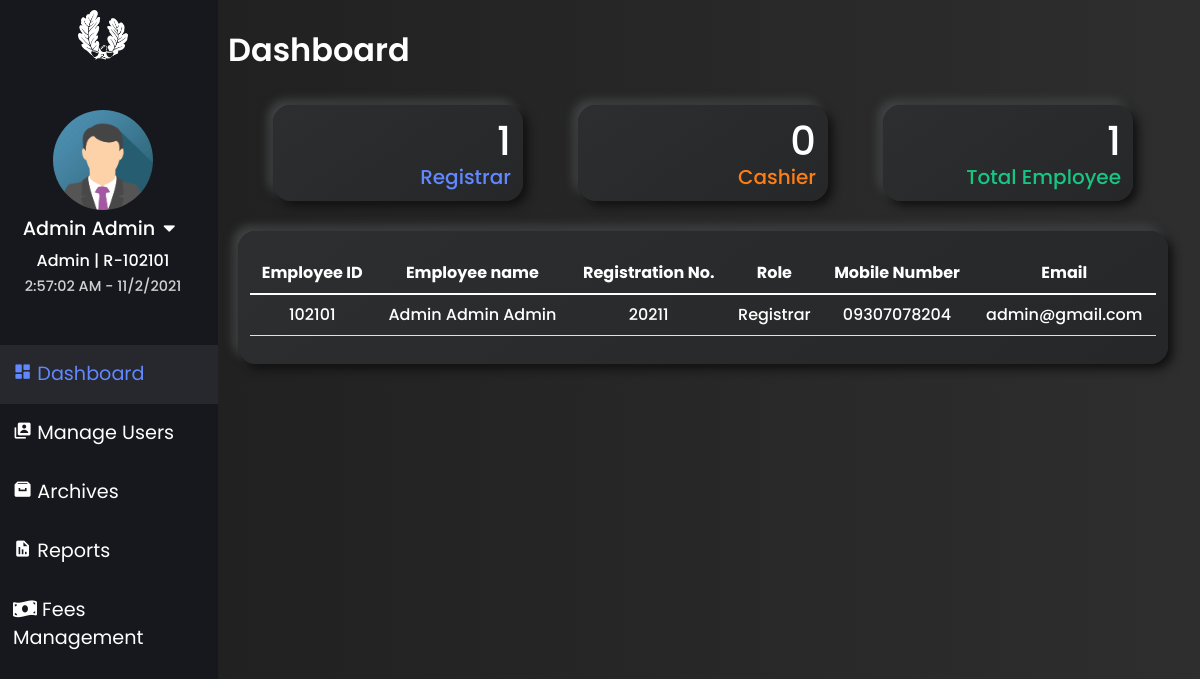
Before: /html/registrar_access.php (signed in) with the older database file.
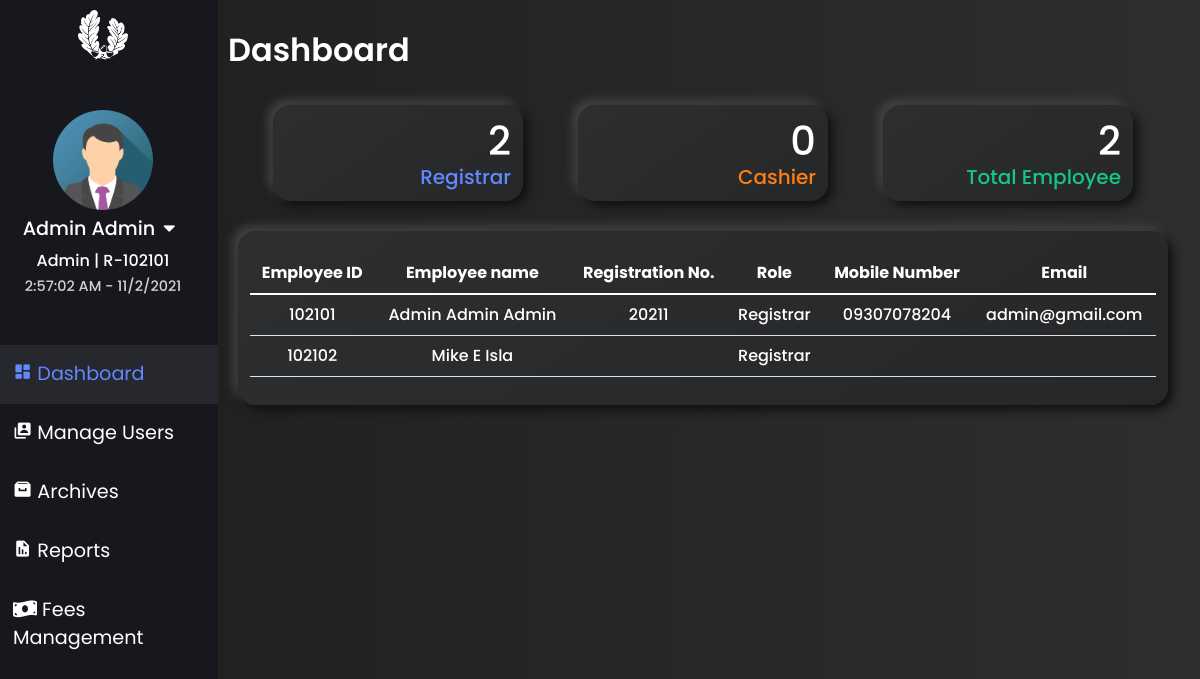
After: the same page with the newer database file.
### tables this page shows
CREATE TABLE `tbl_employee_info` (
  `reg_no` varchar(255) NOT NULL,
  `employee_id` int(20) NOT NULL,
  `role` varchar(20) NOT NULL,
  `firstname` varchar(100) NOT NULL,
  `lastname` varchar(100) NOT NULL,
  `middlename` varchar(100) NOT NULL,
  `sex` varchar(20) NOT NULL,
  `email` varchar(255) NOT NULL,
  `address` longtext NOT NULL,
  `contact_number` varchar(15) NOT NULL,
  `hireDate` varchar(100) NOT NULL,
  `joined_date` varchar(100) NOT NULL
);

### html/registrar_access.php (the view, shortened to what this page needs)
<?php
  require_once '../connection/Config.php';
?>
<!doctype html>
<html lang="en">
  <head>
    <link rel="stylesheet" type="text/css" href="https://cdn.datatables.net/v/bs5/jq-3.6.0/dt-1.11.3/b-2.0.1/datatables.min.css"/>
    <link rel="stylesheet" href="https://cdn.jsdelivr.net/npm/bootstrap@5.1.3/dist/css/bootstrap.min.css">
        <link rel="stylesheet" href="https://pro.fontawesome.com/releases/v5.10.0/css/all.css"/>
        <link rel="stylesheet" href="https://cdnjs.cloudflare.com/ajax/libs/font-awesome/5.14.0/css/all.min.css" />
        <link href='https://unpkg.com/boxicons@2.0.9/css/boxicons.min.css' rel='stylesheet'>
    <link rel="stylesheet" type="text/css" href="../css/registrar_access.css?<?php echo time(); ?>" />
    <link rel="stylesheet" href="https://cdnjs.cloudflare.com/ajax/libs/animate.css/4.1.1/animate.min.css"/>
    <link rel="stylesheet" href="https://cdn.linearicons.com/free/1.0.0/icon-font.min.css">
  </head>
  <body>
    <div class="row">
      <div class="col left-tab">
      <img src="../images/logo.png" class="logoLeftTab" alt="">
        <div class="upper-left-tab">
            <img src="..\images\registrar_img\sample_registrar_pic.png" alt="">
            <p class="reg__name" style="font-size: 1.2rem;"><?= $_SESSION['fullname'];?><i class="fas fa-caret-down mx-2" onclick="profile_link_show()"></i></p>
            <p class="reg__name" id="roleId"><?= $_SESSION['role'];?> | R-<?= $_SESSION['employeeId'];?></p>
            <p class="reg__name" id="reg-date-time"></p>
        </div>
            <div class="nav flex-column nav-pills pl-2 mt-5 align-middle" id="v-pills-tab" role="tablist" aria-orientation="vertical">
                <a class="nav-link active main__" id="v-pills-dashboard-tab" data-toggle="pill" href="#v-pills-dashboard" role="tab" aria-controls="v-pills-dashboard" aria-selected="true"><i class='bx bxs-dashboard'></i>&nbsp;Dashboard</a>
                <a class="nav-link main__" id="v-pills-manage-users-tab" data-toggle="pill" href="#v-pills-manage-users" role="tab" aria-controls="v-pills-manage-users" aria-selected="false"><i class='bx bxs-user-account'></i>&nbsp;Manage Users</a>
                <a class="nav-link main__" id="v-pills-archives-tab" data-toggle="pill" href="#v-pills-archives" role="tab" aria-controls="v-pills-archives" aria-selected="false"><i class='bx bxs-archive'></i>&nbsp;Archives</a>
                <a class="nav-link main__" id="v-pills-reports-tab" data-toggle="pill" href="#v-pills-reports" role="tab" aria-controls="v-pills-reports" aria-selected="false"><i class='bx bxs-report' ></i>&nbsp;Reports</a>
                <a class="nav-link main__" id="v-pills-fees-tab" data-toggle="pill" href="#v-pills-fees" role="tab" aria-controls="v-pills-fees" aria-selected="false"><i class="fas fa-money-bill-wave"></i>&nbsp;Fees Management</a>
            </div>
        </div>
        <div class="col-sm right-tab">
          <div class="tab-content" id="v-pills-tabContent">
            <div class="tab-pane fade show active" id="v-pills-dashboard" role="tabpanel" aria-labelledby="v-pills-dashboard-tab">
              <p class="title_tab_universal my-3" >Dashboard</p>
            <div class="dashBoardForRegistrar" id="dashboardForAdminId">
              <div class="studentCountBox" id="">
                        <h1>
                          <?php
                          $sql = "SELECT `role`FROM `tbl_employee_info` WHERE `role` = 'Registrar'";
                          $statement = $con->prepare($sql);
                          $statement->execute();
                          $result = $statement->get_result();
                          $count = mysqli_num_rows($result);
                          echo $count;
                        ?>
                      </h1>
                    <h3>Registrar</h3>
              </div>
              <div class="studentCountBox" id="">
                        <h1>
                          <?php
                          $sql = "SELECT `role`FROM `tbl_employee_info` WHERE `role` = 'Cashier'";
                          $statement = $con->prepare($sql);
                          $statement->execute();
                          $result = $statement->get_result();
                          $count = mysqli_num_rows($result);
                          echo $count;
                        ?>
                      </h1>
                    <h3>Cashier</h3>
              </div>
              <div class="studentCountBox" id="">
                        <h1>
                        <?php
                        $sql = "SELECT * FROM tbl_employee_info";
                        $statement = $con->prepare($sql);
                        $statement->execute();
                        $result = $statement->get_result();
                        $count = mysqli_num_rows($result);
                        echo $count;
                      ?>
                      </h1>
                    <h3>Total Employee</h3>
              </div>
                  <div class="dashboardBox">
                        <table class="table" style="color: var(--white)">
                            <thead class="thead-light">
                              <tr>
                                <th scope="col">Employee ID</th>
                                <th scope="col">Employee name</th>
                                <th scope="col">Registration No.</th>
                                <th scope="col">Role</th>
                                <th scope="col">Mobile Number</th>
                                <th scope="col">Email</th>
                              </tr>
                            </thead>
                            <tbody id="adminDash">
                            <?php
                            $sql ="SELECT reg_no, employee_id, role, CONCAT(firstname,' ',middlename,' ',lastname) AS fullname,  email, contact_number
                            FROM tbl_employee_info";
                            $stmt = $con->prepare($sql);
                            $stmt->execute();
                            $res = $stmt->get_result();
                            $count = $res->num_rows;
                            ?>
                            <?php
                            if($count > 0){
                            while($data = $res->fetch_assoc()){?>
                            <tr class="text-center">
                                <td><?=$data['employee_id'];?></td>
                                <td><?=$data['fullname'];?></td>
                                <td><?=$data['reg_no'];?></td>
                                <td><?=$data['role'];?></td>
                                <td><?=$data['contact_number'];?></td>
                                <td><?=$data['email'];?></td>
                            </tr>
                            <?php }?>
                            <?php }else{?>
                            <tr>
                                <td><?php echo "No Records"?></td>
                            </tr>
                            <?php }
                            ?>
                          </tbody>
                        </table>
                        </div>
                      </div>
          </div>
          </div>
        </div>
    </div>
  </body>
</html>

### css/registrar_access.css (style rules this page uses)
:root { font-size: 16px; --font-school-name: 'Zilla Slab', serif; --font-tagline: 'Overpass', sans-serif; --primary: #3861fb; --secondary: #6188ff; --greenPrimary: #16c784; --greenSecondary: #56c59a; --purple: #DDA0DD; --orange: #fd7e14; --white: #ffffff; --leftTabBg: #17181d; --secondDarkBg: #222531; --thirdDarkBg: #394158; --activeColorBg: rgb(56, 56, 63, 0.5); }
html, body { background: linear-gradient(to right, #1e1e1e, #2e2e2e); color: var(--white); }
* { font-family: 'Poppins', sans-serif; margin: 0; padding: 0; box-sizing: border-box; }
.row { width: 100%; }
.left-tab { padding: 0; top: 0; bottom: 0; overflow-y: auto; max-width: 230px; position: fixed; background-color: var(--leftTabBg); color: var(--white); z-index: 999; height: 100%; }
.logoLeftTab { width: 50px; height: 50px; display: block; margin: 10px auto; }
.upper-left-tab { position: relative; }
.upper-left-tab > * { transition: 300ms ease; }
.upper-left-tab img { width: 100px; height: 100px; border-radius: 50%; display: block; margin: 50px auto 5px; }
.reg__name { text-align: center; margin: 0; font-weight: 500; margin-bottom: 3px; }
.reg__name:last-child { font-size: .9rem; opacity: .8; }
.reg__name i { cursor: pointer; }
.nav-link.main__ { color: var(--white-color); font-size: 1.2rem; padding: 15px 25px; width: 100%; text-align: left; transition: 250ms; border-radius: 0; }
.nav-link.main__.active { background: var(--activeColorBg); color: var(--secondary); border-radius: 0; }
.right-tab { margin-left: 230px; padding: 10px; }
.title_tab_universal { font-size: 2rem; font-weight: 600; color: white; }
.dashboardBox { width: 100%; border-radius: 18px; background: linear-gradient(145deg, #2d2e2f, #262728); box-shadow: 5px 5px 10px #111112, -5px -5px 10px #434546; backdrop-filter: blur(1.8px); -webkit-backdrop-filter: blur(1.8px); padding: 12px; position: relative; margin: 15px 10px; }
.dashBoardForRegistrar { display: flex; width: 100%; flex-wrap: wrap; justify-content: space-evenly; }
.table { margin-top: 10px; text-align: center; font-weight: 500; }
.studentCountBox, .employeeCountBox { max-width: 25%; min-width: 250px; border-radius: 18px; background: linear-gradient(145deg, #2d2e2f, #262728); box-shadow: 5px 5px 10px #111112, -5px -5px 10px #434546; backdrop-filter: blur(1.8px); -webkit-backdrop-filter: blur(1.8px); padding: 12px; position: relative; margin: 15px 10px; cursor: pointer; transition: all 250ms; }
.studentCountBox h3 { font-size: 20px; margin: 0; padding: 0; text-align: right; }
.studentCountBox h1 { margin: 0; padding: 0; color: var(--white); text-align: right; }
.studentCountBox:nth-child(1) { color: var(--secondary); }
.studentCountBox:nth-child(2) { color: var(--orange); }
.studentCountBox:nth-child(3) { color: var(--greenPrimary); }

Changed rows visible on the page:
added tbl_employee_info: employee_id "102102", fullname "Mike E Isla", role "Registrar"
Other visible differences:
$count: "1" → "2"
